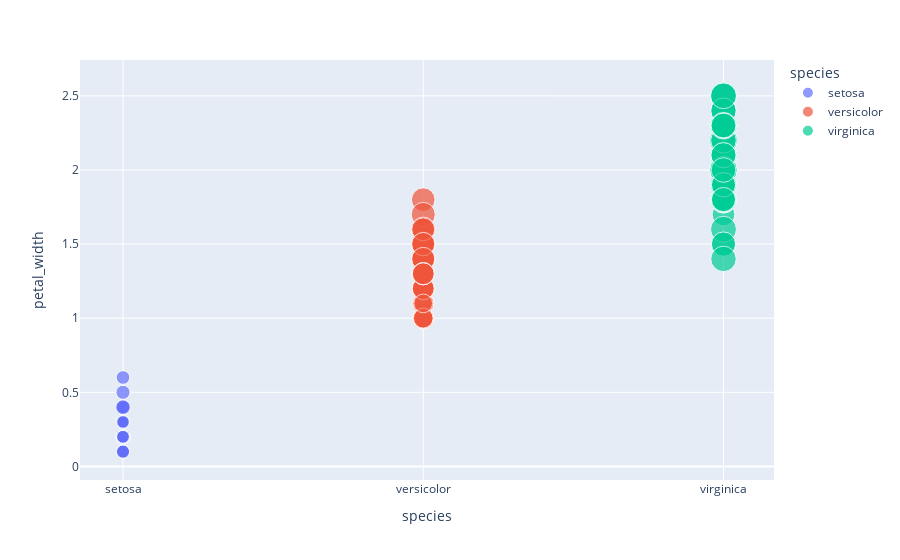

Notebook code cell kept with this figure:
### Code cell
fig = px.scatter(df, x="species", y="petal_width", 
                 size="petal_length", color="species") 
fig.show()

### Figure 1 — Plotly figure (JSON) as saved in the notebook; plotly's stock layout.template omitted (floating-point values rounded to 4 significant figures)
{"data": [{"hovertemplate": "species=%{x}<br>petal_width=%{y}<br>petal_length=%{marker.size}<extra></extra>", "legendgroup": "setosa", "marker": {"color": "#636efa", "size": [1.4, 1.4, 1.3, 1.5, 1.4, 1.7, 1.4, 1.5, 1.4, 1.5, 1.5, 1.6, 1.4, 1.1, 1.2, 1.5, 1.3, 1.4, 1.7, 1.5, 1.7, 1.5, 1, 1.7, 1.9, 1.6, 1.6, 1.5, 1.4, 1.6, 1.6, 1.5, 1.5, 1.4, 1.5, 1.2, 1.3, 1.5, 1.3, 1.5, 1.3, 1.3, 1.3, 1.6, 1.9, 1.4, 1.6, 1.4, 1.5, 1.4], "sizemode": "area", "sizeref": 0.01725, "symbol": "circle"}, "mode": "markers", "name": "setosa", "orientation": "v", "showlegend": true, "type": "scatter", "x": ["setosa", "setosa", "setosa", "setosa", "setosa", "setosa", "setosa", "setosa", "setosa", "setosa", "setosa", "setosa", "setosa", "setosa", "setosa", "setosa", "setosa", "setosa", "setosa", "setosa", "setosa", "setosa", "setosa", "setosa", "setosa", "setosa", "setosa", "setosa", "setosa", "setosa", "setosa", "setosa", "setosa", "setosa", "setosa", "setosa", "setosa", "setosa", "setosa", "setosa", "setosa", "setosa", "setosa", "setosa", "setosa", "setosa", "setosa", "setosa", "setosa", "setosa"], "xaxis": "x", "y": [0.2, 0.2, 0.2, 0.2, 0.2, 0.4, 0.3, 0.2, 0.2, 0.1, 0.2, 0.2, 0.1, 0.1, 0.2, 0.4, 0.4, 0.3, 0.3, 0.3, 0.2, 0.4, 0.2, 0.5, 0.2, 0.2, 0.4, 0.2, 0.2, 0.2, 0.2, 0.4, 0.1, 0.2, 0.1, 0.2, 0.2, 0.1, 0.2, 0.2, 0.3, 0.3, 0.2, 0.6, 0.4, 0.3, 0.2, 0.2, 0.2, 0.2], "yaxis": "y"}, {"hovertemplate": "species=%{x}<br>petal_width=%{y}<br>petal_length=%{marker.size}<extra></extra>", "legendgroup": "versicolor", "marker": {"color": "#EF553B", "size": [4.7, 4.5, 4.9, 4, 4.6, 4.5, 4.7, 3.3, 4.6, 3.9, 3.5, 4.2, 4, 4.7, 3.6, 4.4, 4.5, 4.1, 4.5, 3.9, 4.8, 4, 4.9, 4.7, 4.3, 4.4, 4.8, 5, 4.5, 3.5, 3.8, 3.7, 3.9, 5.1, 4.5, 4.5, 4.7, 4.4, 4.1, 4, 4.4, 4.6, 4, 3.3, 4.2, 4.2, 4.2, 4.3, 3, 4.1], "sizemode": "area", "sizeref": 0.01725, "symbol": "circle"}, "mode": "markers", "name": "versicolor", "orientation": "v", "showlegend": true, "type": "scatter", "x": ["versicolor", "versicolor", "versicolor", "versicolor", "versicolor", "versicolor", "versicolor", "versicolor", "versicolor", "versicolor", "versicolor", "versicolor", "versicolor", "versicolor", "versicolor", "versicolor", "versicolor", "versicolor", "versicolor", "versicolor", "versicolor", "versicolor", "versicolor", "versicolor", "versicolor", "versicolor", "versicolor", "versicolor", "versicolor", "versicolor", "versicolor", "versicolor", "versicolor", "versicolor", "versicolor", "versicolor", "versicolor", "versicolor", "versicolor", "versicolor", "versicolor", "versicolor", "versicolor", "versicolor", "versicolor", "versicolor", "versicolor", "versicolor", "versicolor", "versicolor"], "xaxis": "x", "y": [1.4, 1.5, 1.5, 1.3, 1.5, 1.3, 1.6, 1, 1.3, 1.4, 1, 1.5, 1, 1.4, 1.3, 1.4, 1.5, 1, 1.5, 1.1, 1.8, 1.3, 1.5, 1.2, 1.3, 1.4, 1.4, 1.7, 1.5, 1, 1.1, 1, 1.2, 1.6, 1.5, 1.6, 1.5, 1.3, 1.3, 1.3, 1.2, 1.4, 1.2, 1, 1.3, 1.2, 1.3, 1.3, 1.1, 1.3], "yaxis": "y"}, {"hovertemplate": "species=%{x}<br>petal_width=%{y}<br>petal_length=%{marker.size}<extra></extra>", "legendgroup": "virginica", "marker": {"color": "#00cc96", "size": [6, 5.1, 5.9, 5.6, 5.8, 6.6, 4.5, 6.3, 5.8, 6.1, 5.1, 5.3, 5.5, 5, 5.1, 5.3, 5.5, 6.7, 6.9, 5, 5.7, 4.9, 6.7, 4.9, 5.7, 6, 4.8, 4.9, 5.6, 5.8, 6.1, 6.4, 5.6, 5.1, 5.6, 6.1, 5.6, 5.5, 4.8, 5.4, 5.6, 5.1, 5.1, 5.9, 5.7, 5.2, 5, 5.2, 5.4, 5.1], "sizemode": "area", "sizeref": 0.01725, "symbol": "circle"}, "mode": "markers", "name": "virginica", "orientation": "v", "showlegend": true, "type": "scatter", "x": ["virginica", "virginica", "virginica", "virginica", "virginica", "virginica", "virginica", "virginica", "virginica", "virginica", "virginica", "virginica", "virginica", "virginica", "virginica", "virginica", "virginica", "virginica", "virginica", "virginica", "virginica", "virginica", "virginica", "virginica", "virginica", "virginica", "virginica", "virginica", "virginica", "virginica", "virginica", "virginica", "virginica", "virginica", "virginica", "virginica", "virginica", "virginica", "virginica", "virginica", "virginica", "virginica", "virginica", "virginica", "virginica", "virginica", "virginica", "virginica", "virginica", "virginica"], "xaxis": "x", "y": [2.5, 1.9, 2.1, 1.8, 2.2, 2.1, 1.7, 1.8, 1.8, 2.5, 2, 1.9, 2.1, 2, 2.4, 2.3, 1.8, 2.2, 2.3, 1.5, 2.3, 2, 2, 1.8, 2.1, 1.8, 1.8, 1.8, 2.1, 1.6, 1.9, 2, 2.2, 1.5, 1.4, 2.3, 2.4, 1.8, 1.8, 2.1, 2.4, 2.3, 1.9, 2.3, 2.5, 2.3, 1.9, 2, 2.3, 1.8], "yaxis": "y"}], "layout": {"legend": {"itemsizing": "constant", "title": {"text": "species"}, "tracegroupgap": 0}, "margin": {"t": 60}, "xaxis": {"anchor": "y", "categoryarray": ["setosa", "versicolor", "virginica"], "categoryorder": "array", "domain": [0, 1], "title": {"text": "species"}}, "yaxis": {"anchor": "x", "domain": [0, 1], "title": {"text": "petal_width"}}}}
